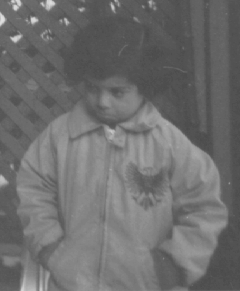
#> input picture Sequence 1/pout.tif, 240 x 291 px
$ python classwork.py
#> lines starting #> are read from the running program, lines starting #| are printed output that depends on the picture
import numpy as np
import skimage.data as skd
import skimage.io as skio
import matplotlib.pyplot as plt


import skimage.exposure as ske

#All figures closing
plt.close('all')
# matplotlib for gray level images display: fix the colormap and
# the image figure size
plt.rcParams['image.cmap'] = 'gray'
plt.rcParams["figure.figsize"] = (6,4)

# Histogrammes

for image in ['pout.tif', 'alumgrns.tif', 'moon.tif']:
    im = skio.imread(image)
#> im is the input picture: shape (291, 240); min 74, max 224, mean 110.3

    fig = plt.figure()
    histogram, absice = ske.histogram(im, nbins=256)
#> histogram = 151 values, max 3628 at index 8, min 0 at index 2, mean 462.5; absice = 151 values from 74 to 224
    plt.xlim(0, 255)
    plt.bar(absice, histogram)
    plt.title('Histogram of ' + image)
    plt.show()
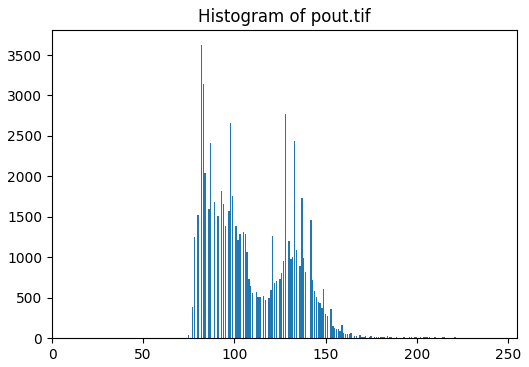
#> figure drawn by matplotlib, 1 panel; tallest bar 3628 high, from x = 81.6 to 82.4
#> pass 2 of the loop `for image in ['pout.tif', 'alumgrns.tif', 'moon.tif']:`:
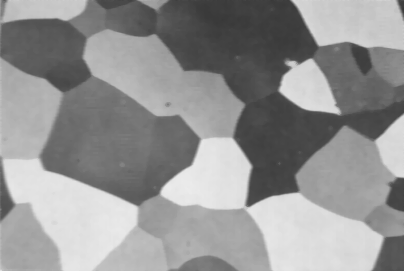
#> input picture Sequence 1/alumgrns.tif, 404 x 271 px
#> im is the input picture: shape (271, 404); min 55, max 236, mean 147.1
#> histogram = 182 values, max 2011 at index 170, min 1 at index 181, mean 601.6; absice = 182 values from 55 to 236
#> `plt.show()`:
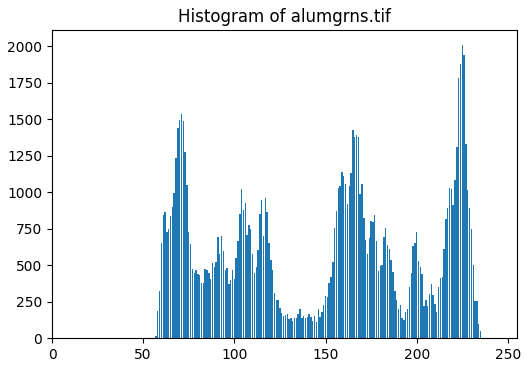
#> figure drawn by matplotlib, 1 panel; tallest bar 2011 high, from x = 224.6 to 225.4
#> pass 3 of the loop `for image in ['pout.tif', 'alumgrns.tif', 'moon.tif']:`:
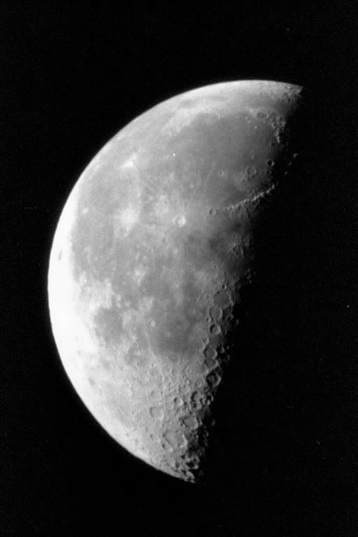
#> input picture Sequence 1/moon.tif, 358 x 537 px
#> im is the input picture: shape (537, 358); min 0, max 253, mean 52.9
#> histogram = 254 values, max 30924 at index 2, min 35 at index 253, mean 756.9; absice = 254 values from 0 to 253
#> `plt.show()`:
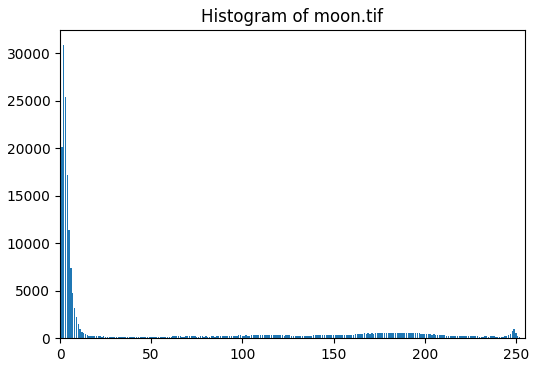
#> figure drawn by matplotlib, 1 panel; tallest bar 30924 high, from x = 1.6 to 2.4

histo1 = np.zeros((256, 256), dtype=int)
histo2 = np.zeros((256, 256), dtype=int)

for i in range(50):
    for j in range(50):
        histo1[i, j] = 255
        histo2[i, 255-j] = 255

fig = plt.figure()

plt.subplot(2, 2, 1)
plt.imshow(histo1)
plt.subplot(2, 2, 2)
histogram, absice = np.histogram(histo1)
plt.bar(absice[0:-1], histogram)
plt.title('Histogram')
plt.subplot(2, 2, 3)
plt.imshow(histo2)
plt.subplot(2, 2, 4)
histogram, absice = np.histogram(histo2)
plt.bar(absice[0:-1], histogram)
plt.title('Histogram')
fig.tight_layout()
plt.show()
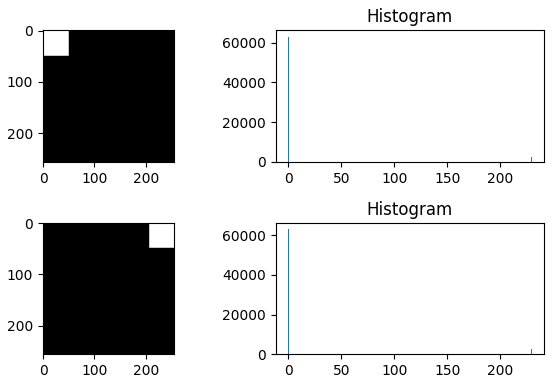
#> figure drawn by matplotlib, 4 panels; panel 2: tallest bar 63036 high, from x = -0.4 to 0.4; panel 4: tallest bar 63036 high, from x = -0.4 to 0.4

# Neighborhood impact

neigh1 = np.full((256, 256), 100)
neigh2 = np.full((256, 256), 170)

for i in range(0, 56):
    for j in range(0, 56):
        neigh1[100 + i, 100 + j] = 135
        neigh2[100 + i, 100 + j] = 135

fig = plt.figure()
plt.subplot(1, 2, 1)
plt.imshow(neigh1, vmin=0, vmax=255)
plt.subplot(1, 2, 2)
plt.imshow(neigh2, vmin=0, vmax=255)
plt.show()
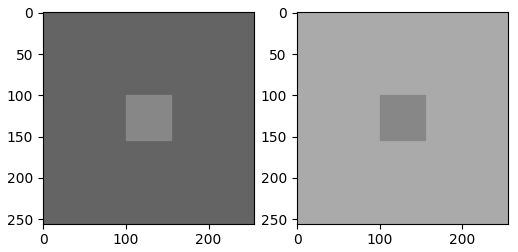
#> figure drawn by matplotlib, 2 panels

# Creating image

degrad = np.zeros((256, 256), dtype=int)
circle = np.zeros((256, 256), dtype=int)

for i in range(0, 255):
    degrad[i, :] = 256*[i]

for i in range(0, 255):
    for j in range(0, 255):
        if (i-128)**2 + (j-128)**2 <= 80**2:
            circle[i, j] = 255

fig = plt.figure()
plt.subplot(2, 2, 1)
plt.imshow(degrad, vmin=0, vmax=255)
plt.subplot(2, 2, 2)
plt.imshow(circle, vmin=0, vmax=255)
plt.subplot(2, 2, 3)
plt.imshow(circle - degrad, vmin=0, vmax=255)
plt.show()
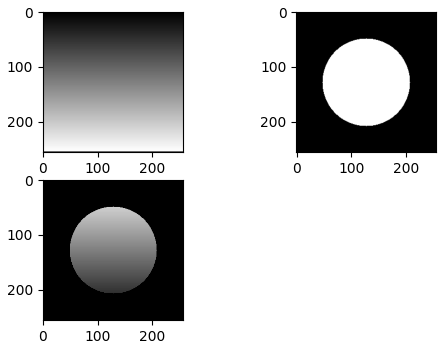
#> figure drawn by matplotlib, 3 panels
